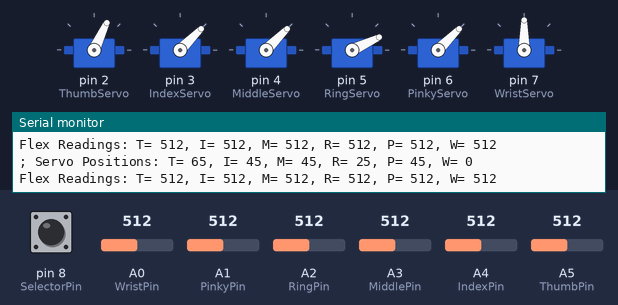
This sketch was run on a simulated Arduino Uno, built with avr-gcc and run on an emulated ATmega328P. Parts: 6 × servo, the last lines printed to the serial monitor. Inputs (shaded band) come from the test bench; at power-on: pin 8 (SelectorPin) HIGH, A0 (WristPin) = 512, A1 (PinkyPin) = 512, A2 (RingPin) = 512, A3 (MiddlePin) = 512, A4 (IndexPin) = 512, A5 (ThumbPin) = 512.

Above: at 1.2 s.
1.3 s: pin 8 (SelectorPin) pulled LOW for 0.15 s
At 6.3 s:
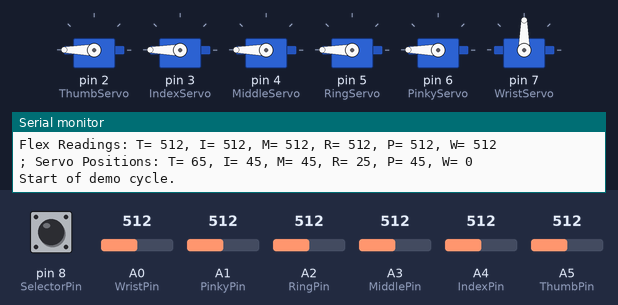
At 10.6 s:
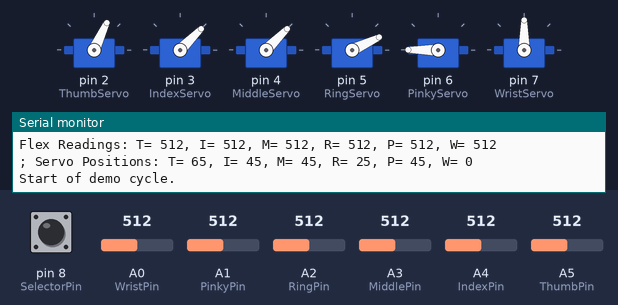
Timing chart, 0 to 26.8 s (numbered marks = the images above; inputs shaded):
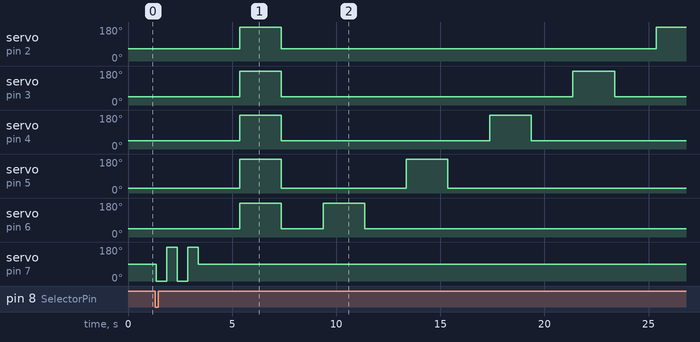

The sketch:

Flex_Servo_AdaptiveOG.ino
```cpp
/*
InMoov and Glove Controller Implementation

With this Program I have made it so that you can now switch between the automatic
demonstration and control via the Glove Controller. When the switch is on the 0, the
 program will be running.

Created by Travis Malo on 25 April 2017.
Updated by Travis Malo on 25 April 2017.
Modified by Jim Heffernan on September 27 2017
*/

#include <Servo.h>
int WristPin = 0;       //Names the pins for each flex resistors according to function
int PinkyPin = 1;
int RingPin = 2;
int MiddlePin = 3;
int IndexPin = 4;
int ThumbPin = 5;
int SelectorPin = 8;
Servo ThumbServo;       //Names the servos to their corresponding function
Servo IndexServo;
Servo MiddleServo;
Servo RingServo;
Servo PinkyServo;
Servo WristServo;

int maxThumbValue = 0;
int maxIndexValue = 0;
int maxMiddleValue = 0;
int maxRingValue = 0;
int maxPinkyValue = 0;
int maxWristValue = 0;

int minThumbValue = 1023;
int minIndexValue = 1023;
int minMiddleValue = 1023;
int minRingValue = 1023;
int minPinkyValue = 1023;
int minWristValue = 1023;

void setup()
{
  ThumbServo.attach(2);        //Defines which pin is assigned to each servo
  IndexServo.attach(3);
  MiddleServo.attach(4);
  RingServo.attach(5);
  PinkyServo.attach(6);
  WristServo.attach(7);

  pinMode(SelectorPin, INPUT_PULLUP);
  Serial.begin(9600);
}

void loop()
{
  bool currentSelectorState = digitalRead(SelectorPin);

  if (currentSelectorState)  // If the selector switch is TRUE, mark time of transition and run control program.
  {
    control();   // Run control program
  }

  else  // If the selector switch input is NOT TRUE, run demo.
  {
    demo();
  }
}

void demo()
{
  Serial.println("Start of demo cycle.");
  PinkyServo.write(45);
  RingServo.write(25);
  MiddleServo.write(45);
  IndexServo.write(45);
  ThumbServo.write(65);
  WristServo.write(0);
  delay(500);
  WristServo.write(180);
  delay(500);
  WristServo.write(0);
  delay(500);
  WristServo.write(180);
  delay(500);
  WristServo.write(90);
  delay(2000);
  PinkyServo.write(180);
  RingServo.write(180);
  MiddleServo.write(180);
  IndexServo.write(180);
  ThumbServo.write(180);
  delay(2000);
  PinkyServo.write(45);
  RingServo.write(25);
  MiddleServo.write(45);
  IndexServo.write(45);
  ThumbServo.write(65);
  delay(2000);
  PinkyServo.write(180);
  delay(2000);
  PinkyServo.write(45);
  delay(2000);
  RingServo.write(180);
  delay(2000);
  RingServo.write(25);
  delay(2000);
  MiddleServo.write(180);
  delay(2000);
  MiddleServo.write(45);
  delay(2000);
  IndexServo.write(180);
  delay(2000);
  IndexServo.write(45);
  delay(2000);
  ThumbServo.write(180);
  delay(2000);
  ThumbServo.write(65);
  delay(2000);
  RingServo.write(180);
  MiddleServo.write(180);
  IndexServo.write(180);
  delay(100);
  WristServo.write(0);
  delay(500);
  WristServo.write(180);
  delay(500);
  WristServo.write(0);
  delay(500);
  WristServo.write(180);
  delay(500);
  WristServo.write(90);
  Serial.println("End of demo cycle.");
  delay(2000);
}

void control()
{
  int ThumbValue, IndexValue, MiddleValue, RingValue, PinkyValue, WristValue;
  int ThumbPWM, IndexPWM, MiddlePWM, RingPWM, PinkyPWM, WristPWM;

  ThumbValue = analogRead(ThumbPin);
  IndexValue = analogRead(IndexPin);
  MiddleValue = analogRead(MiddlePin);
  RingValue = analogRead(RingPin);
  PinkyValue = analogRead(PinkyPin);
  WristValue = analogRead(WristPin);

  if (ThumbValue > maxThumbValue) maxThumbValue = ThumbValue;
  if (IndexValue > maxIndexValue) maxIndexValue = IndexValue;
  if (MiddleValue > maxMiddleValue) maxMiddleValue = MiddleValue;
  if (RingValue > maxRingValue) maxRingValue = RingValue;
  if (PinkyValue > maxPinkyValue) maxPinkyValue = PinkyValue;
  if (WristValue > maxWristValue) maxWristValue = WristValue;

  if (ThumbValue < minThumbValue) minThumbValue = ThumbValue;
  if (IndexValue < minIndexValue) minIndexValue = IndexValue;
  if (MiddleValue < minMiddleValue) minMiddleValue = MiddleValue;
  if (RingValue < minRingValue) minRingValue = RingValue;
  if (PinkyValue < minPinkyValue) minPinkyValue = PinkyValue;
  if (WristValue < minWristValue) minWristValue = WristValue;

  int offset = 20;  // Offset used for mapping to ensure max value reaches actual max.

  ThumbPWM = map(ThumbValue, maxThumbValue, minThumbValue, 65-offset, 180+offset);
  ThumbPWM = constrain(ThumbPWM, 65, 180);

  IndexPWM = map(IndexValue, maxIndexValue, minIndexValue, 45-offset, 180+offset);
  IndexPWM = constrain(IndexPWM, 45, 180);

  MiddlePWM = map(MiddleValue, maxMiddleValue, minMiddleValue, 45-offset, 180+offset);
  MiddlePWM = constrain(MiddlePWM, 45, 180);

  RingPWM = map(RingValue, maxRingValue, minRingValue, 25-offset, 180+offset);
  RingPWM = constrain(RingPWM, 25, 180);

  PinkyPWM = map(PinkyValue, maxPinkyValue, minPinkyValue, 45-offset, 180+offset);
  PinkyPWM = constrain(PinkyPWM, 45, 180);

  WristPWM = map(WristValue, maxWristValue, minWristValue, 0-offset, 180+offset);
  WristPWM = constrain(WristPWM, 0, 180);

  ThumbServo.write(ThumbPWM);
  IndexServo.write(IndexPWM);
  MiddleServo.write(MiddlePWM);
  RingServo.write(RingPWM);
  PinkyServo.write(PinkyPWM);

  Serial.print("Flex Readings: T= ");
  Serial.print(ThumbValue);
  Serial.print(", I= ");
  Serial.print(IndexValue);
  Serial.print(", M= ");
  Serial.print(MiddleValue);
  Serial.print(", R= ");
  Serial.print(RingValue);
  Serial.print(", P= ");
  Serial.print(PinkyValue);
  Serial.print(", W= ");
  Serial.println(WristValue);
  Serial.print("; Servo Positions: T= ");
  Serial.print(ThumbPWM);
  Serial.print(", I= ");
  Serial.print(IndexPWM);
  Serial.print(", M= ");
  Serial.print(MiddlePWM);
  Serial.print(", R= ");
  Serial.print(RingPWM);
  Serial.print(", P= ");
  Serial.print(PinkyPWM);
  Serial.print(", W= ");
  Serial.println(WristPWM);

  delay(10);

}
```

Measured:
- after the input at 1.3 s, servo on pin 2 (ThumbServo): 65° → 180° after 4.1 s, → 65° 2.0 s later, → 180° 18.0 s later; servo on pin 3 (IndexServo): alternates 180° for 2.0 s and 45° for 14.0 s, starting after 4.1 s
